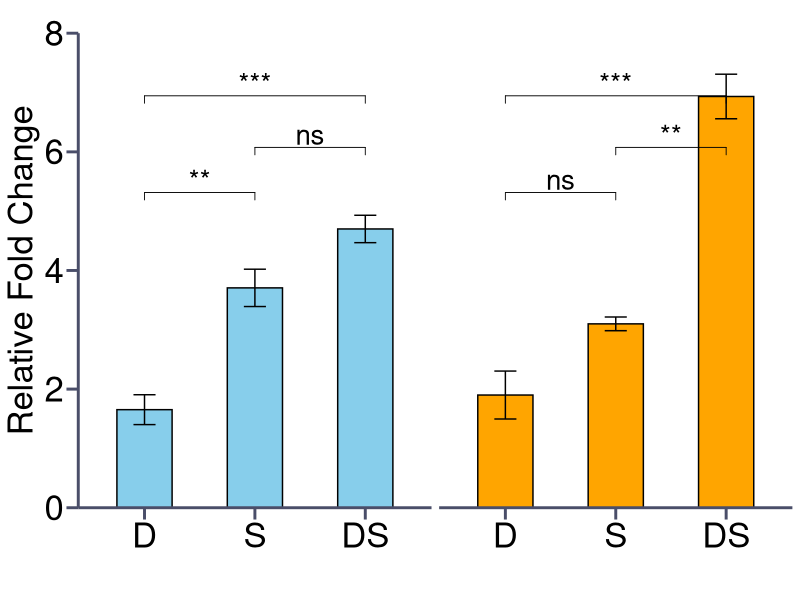

The R script that drew this image:
# Load the necessary libraries
library(ggplot2)
library(ggpubr)
library(tidyr)

# Create the data frame
data <- data.frame(
  lncRNA = c(1.52, 2.14, 1.30, 4.24, 3.15, 3.73, 4.30, 5.10, 4.70),
  mRNA = c(1.60, 2.70, 1.40, 3.30, 2.90, 3.10, 7.60, 6.30, 6.90),
  group = factor(c("D", "D", "D", "S", "S", "S", "DS", "DS", "DS"), 
                 levels = unique(c("D", "S", "DS")))
)

# Reshape the data to long format
data_long <- pivot_longer(data, cols = c(lncRNA, mRNA), names_to = "type", values_to = "value")

# Create the faceted bar plot using ggpubr
ggbarplot(
  data_long, 
  x = "group", 
  y = "value", 
  fill = "type",
  add = "mean", 
  color = "black",
  width = 0.5,
  facet.by = "type", # Facet by the 'type' column
  scales = "fixed", # Allow different y-scales for each facet
  xlab = "", 
  ylab = "Relative Fold Change",
  title = "",
  size = 0.5
) + 
  # Add error bars
  stat_summary(
    fun.data = mean_se, 
    geom = "errorbar", 
    width = 0.2
  ) + 
  # Add statistical comparisons
  stat_compare_means(
    comparisons = list(c("D", "S"), c("D", "DS"), c("S", "DS")),
    label = "p.signif", # Show significance levels
    method = "t.test", 
    tip.length = 0.02,
    vjust = 0.1, 
    size = 7, 
    step.increase = 0.1,
    label.y = c(5, 6, 4.5)) + 
  # Apply custom theme and scales
  theme_classic() +
  scale_fill_manual(values = c('lncRNA' = 'skyblue', 'mRNA' = 'orange')) +
  coord_cartesian(ylim = c(0, 8), clip = "off") +
  scale_y_continuous(limits = c(0, 8), breaks = seq(0, 8, by = 2), expand = c(0, 0)) + 
  theme(
    axis.line = element_line(linewidth = 1, colour = "#4a4e69"),
    axis.ticks = element_line(linewidth = 1, colour = "#4a4e69"),
    axis.text.x = element_text(size = 25, colour = "black"), 
    axis.text.y = element_text(size = 25, colour = "black"),
    axis.title.x = element_text(size = 25, colour = "black"), 
    axis.title.y = element_text(size = 25, colour = "black"), 
    axis.ticks.length = unit(0.3, "cm"), 
    legend.position = "none",
    strip.background = element_blank(), # Remove facet strip background
    strip.text.x = element_blank() # Remove facet strip text
  )
